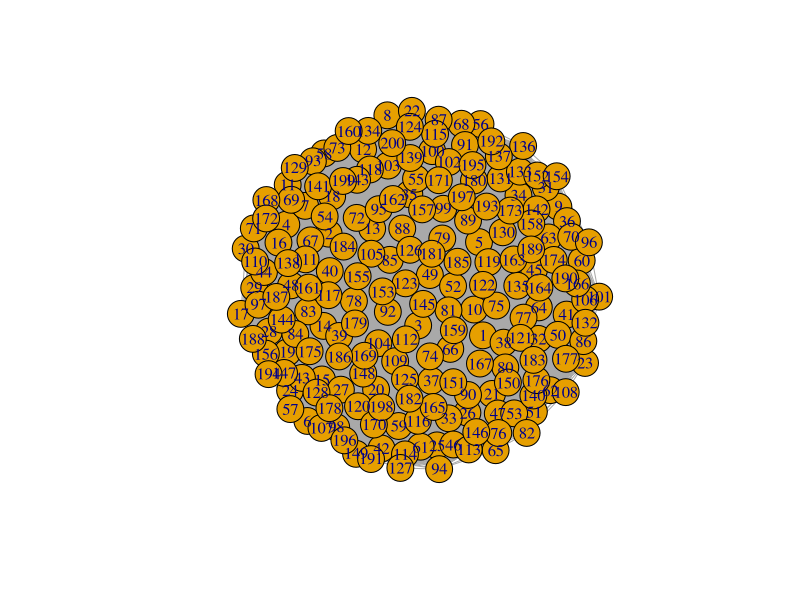
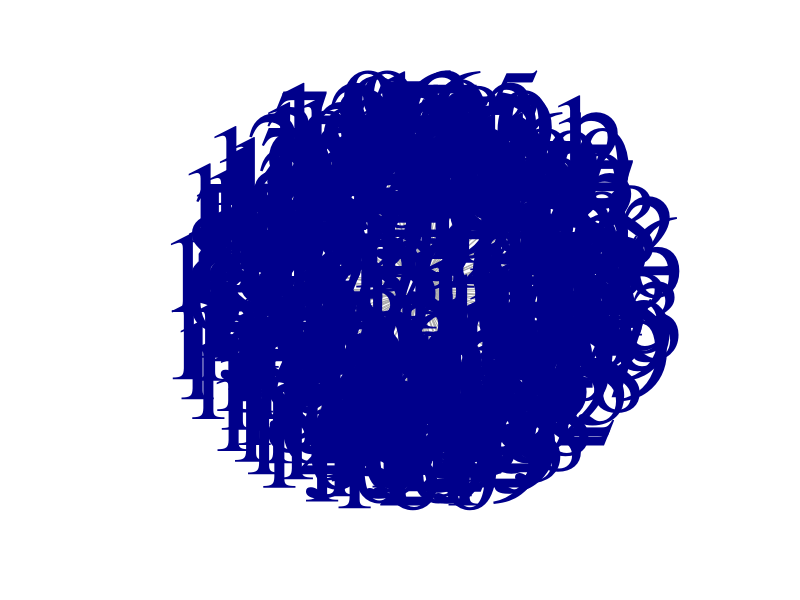

Write the R code that produced these figures, in order.
## ---- chunk 1
knitr::opts_chunk$set(echo = TRUE)
## ---- chunk 2
M <- matrix(runif(200*200, min=0, max=200), ncol=200)
diag (M) <-0
head (M [,1:6])

## ---- chunk 3
dim (M)
## ---- chunk 4
library(igraph)
g<- graph.adjacency(M, mode="undirected", weighted="true")
plot(g)
## ---- chunk 5
M<- -M
## ---- chunk 6
g<- graph.adjacency(M, mode="undirected", weighted="true")

## ---- chunk 7
MST <- minimum.spanning.tree(g)
MST <-mst(g)
## ---- chunk 8
plot (MST, vertex.shape="none", vertex.label.cex=7)

## ---- chunk 9
A<- get.adjacency(MST, sparse= F)
## ---- chunk 10
write.graph(MST,file= "g.gml", format="gml")
write.csv(A,file="adyacentes.csv")

